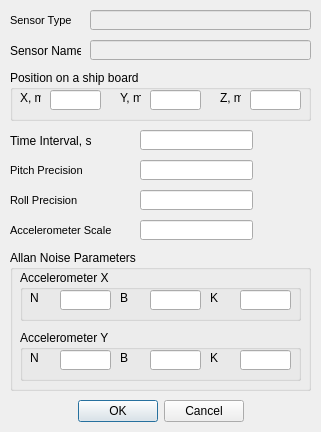
<?xml version="1.0" encoding="UTF-8"?>
<ui version="4.0">
 <class>Dialog</class>
 <widget class="QDialog" name="Dialog">
  <property name="windowModality">
   <enum>Qt::ApplicationModal</enum>
  </property>
  <property name="geometry">
   <rect>
    <x>0</x>
    <y>0</y>
    <width>321</width>
    <height>432</height>
   </rect>
  </property>
  <property name="windowTitle">
   <string>Sensor Configuration</string>
  </property>
  <widget class="QLabel" name="param1_label">
   <property name="geometry">
    <rect>
     <x>10</x>
     <y>160</y>
     <width>121</width>
     <height>20</height>
    </rect>
   </property>
   <property name="font">
    <font>
     <pointsize>8</pointsize>
     <weight>50</weight>
     <bold>false</bold>
    </font>
   </property>
   <property name="text">
    <string>Pitch Precision</string>
   </property>
  </widget>
  <widget class="QDialogButtonBox" name="ok_button">
   <property name="geometry">
    <rect>
     <x>10</x>
     <y>400</y>
     <width>301</width>
     <height>23</height>
    </rect>
   </property>
   <property name="standardButtons">
    <set>QDialogButtonBox::Cancel|QDialogButtonBox::Ok</set>
   </property>
   <property name="centerButtons">
    <bool>true</bool>
   </property>
  </widget>
  <widget class="QLineEdit" name="param1_line">
   <property name="geometry">
    <rect>
     <x>140</x>
     <y>160</y>
     <width>113</width>
     <height>20</height>
    </rect>
   </property>
  </widget>
  <widget class="QLineEdit" name="param2_line">
   <property name="geometry">
    <rect>
     <x>140</x>
     <y>190</y>
     <width>113</width>
     <height>20</height>
    </rect>
   </property>
  </widget>
  <widget class="QLabel" name="param2_label">
   <property name="geometry">
    <rect>
     <x>10</x>
     <y>190</y>
     <width>121</width>
     <height>20</height>
    </rect>
   </property>
   <property name="font">
    <font>
     <pointsize>8</pointsize>
     <weight>50</weight>
     <bold>false</bold>
    </font>
   </property>
   <property name="text">
    <string>Roll Precision</string>
   </property>
  </widget>
  <widget class="QLabel" name="type_label">
   <property name="geometry">
    <rect>
     <x>10</x>
     <y>10</y>
     <width>71</width>
     <height>20</height>
    </rect>
   </property>
   <property name="font">
    <font>
     <pointsize>8</pointsize>
     <weight>50</weight>
     <bold>false</bold>
    </font>
   </property>
   <property name="text">
    <string>Sensor Type</string>
   </property>
  </widget>
  <widget class="QLineEdit" name="dt_line">
   <property name="geometry">
    <rect>
     <x>140</x>
     <y>130</y>
     <width>113</width>
     <height>20</height>
    </rect>
   </property>
  </widget>
  <widget class="QLabel" name="dt_label">
   <property name="geometry">
    <rect>
     <x>10</x>
     <y>130</y>
     <width>91</width>
     <height>21</height>
    </rect>
   </property>
   <property name="text">
    <string>Time Interval, s</string>
   </property>
  </widget>
  <widget class="QLineEdit" name="name_line">
   <property name="enabled">
    <bool>false</bool>
   </property>
   <property name="geometry">
    <rect>
     <x>90</x>
     <y>40</y>
     <width>221</width>
     <height>20</height>
    </rect>
   </property>
  </widget>
  <widget class="QLineEdit" name="type_line">
   <property name="enabled">
    <bool>false</bool>
   </property>
   <property name="geometry">
    <rect>
     <x>90</x>
     <y>10</y>
     <width>221</width>
     <height>20</height>
    </rect>
   </property>
  </widget>
  <widget class="QGroupBox" name="position_group">
   <property name="geometry">
    <rect>
     <x>10</x>
     <y>70</y>
     <width>301</width>
     <height>51</height>
    </rect>
   </property>
   <property name="title">
    <string>Position on a ship board</string>
   </property>
   <widget class="QLabel" name="x_label">
    <property name="geometry">
     <rect>
      <x>10</x>
      <y>20</y>
      <width>21</width>
      <height>16</height>
     </rect>
    </property>
    <property name="text">
     <string>X, m</string>
    </property>
   </widget>
   <widget class="QLineEdit" name="x_line">
    <property name="geometry">
     <rect>
      <x>40</x>
      <y>20</y>
      <width>51</width>
      <height>20</height>
     </rect>
    </property>
   </widget>
   <widget class="QLineEdit" name="y_line">
    <property name="geometry">
     <rect>
      <x>140</x>
      <y>20</y>
      <width>51</width>
      <height>20</height>
     </rect>
    </property>
    <property name="text">
     <string/>
    </property>
   </widget>
   <widget class="QLabel" name="y_label">
    <property name="geometry">
     <rect>
      <x>110</x>
      <y>20</y>
      <width>21</width>
      <height>16</height>
     </rect>
    </property>
    <property name="text">
     <string>Y, m</string>
    </property>
   </widget>
   <widget class="QLabel" name="z_label">
    <property name="geometry">
     <rect>
      <x>210</x>
      <y>20</y>
      <width>21</width>
      <height>16</height>
     </rect>
    </property>
    <property name="text">
     <string>Z, m</string>
    </property>
   </widget>
   <widget class="QLineEdit" name="z_line">
    <property name="geometry">
     <rect>
      <x>240</x>
      <y>20</y>
      <width>51</width>
      <height>20</height>
     </rect>
    </property>
    <property name="text">
     <string/>
    </property>
   </widget>
  </widget>
  <widget class="QLabel" name="name_label">
   <property name="geometry">
    <rect>
     <x>10</x>
     <y>40</y>
     <width>71</width>
     <height>21</height>
    </rect>
   </property>
   <property name="text">
    <string>Sensor Name</string>
   </property>
  </widget>
  <widget class="QGroupBox" name="param3_group">
   <property name="geometry">
    <rect>
     <x>10</x>
     <y>250</y>
     <width>301</width>
     <height>141</height>
    </rect>
   </property>
   <property name="title">
    <string>Allan Noise Parameters</string>
   </property>
   <widget class="QGroupBox" name="param3_group_1">
    <property name="geometry">
     <rect>
      <x>10</x>
      <y>20</y>
      <width>281</width>
      <height>51</height>
     </rect>
    </property>
    <property name="title">
     <string>Accelerometer X</string>
    </property>
    <widget class="QLabel" name="param311_label">
     <property name="geometry">
      <rect>
       <x>10</x>
       <y>20</y>
       <width>21</width>
       <height>16</height>
      </rect>
     </property>
     <property name="text">
      <string>N</string>
     </property>
    </widget>
    <widget class="QLineEdit" name="param311_line">
     <property name="geometry">
      <rect>
       <x>40</x>
       <y>20</y>
       <width>51</width>
       <height>20</height>
      </rect>
     </property>
    </widget>
    <widget class="QLineEdit" name="param312_line">
     <property name="geometry">
      <rect>
       <x>130</x>
       <y>20</y>
       <width>51</width>
       <height>20</height>
      </rect>
     </property>
     <property name="text">
      <string/>
     </property>
    </widget>
    <widget class="QLabel" name="param312_label">
     <property name="geometry">
      <rect>
       <x>100</x>
       <y>20</y>
       <width>21</width>
       <height>16</height>
      </rect>
     </property>
     <property name="text">
      <string>B</string>
     </property>
    </widget>
    <widget class="QLabel" name="param313_label">
     <property name="geometry">
      <rect>
       <x>190</x>
       <y>20</y>
       <width>21</width>
       <height>16</height>
      </rect>
     </property>
     <property name="text">
      <string>K</string>
     </property>
    </widget>
    <widget class="QLineEdit" name="param313_line">
     <property name="geometry">
      <rect>
       <x>220</x>
       <y>20</y>
       <width>51</width>
       <height>20</height>
      </rect>
     </property>
     <property name="text">
      <string/>
     </property>
    </widget>
   </widget>
   <widget class="QGroupBox" name="param3_group_2">
    <property name="geometry">
     <rect>
      <x>10</x>
      <y>80</y>
      <width>281</width>
      <height>51</height>
     </rect>
    </property>
    <property name="title">
     <string>Accelerometer Y</string>
    </property>
    <widget class="QLabel" name="param321_label">
     <property name="geometry">
      <rect>
       <x>10</x>
       <y>20</y>
       <width>21</width>
       <height>16</height>
      </rect>
     </property>
     <property name="text">
      <string>N</string>
     </property>
    </widget>
    <widget class="QLineEdit" name="param321_line">
     <property name="geometry">
      <rect>
       <x>40</x>
       <y>20</y>
       <width>51</width>
       <height>20</height>
      </rect>
     </property>
    </widget>
    <widget class="QLineEdit" name="param322_line">
     <property name="geometry">
      <rect>
       <x>130</x>
       <y>20</y>
       <width>51</width>
       <height>20</height>
      </rect>
     </property>
     <property name="text">
      <string/>
     </property>
    </widget>
    <widget class="QLabel" name="param322_label">
     <property name="geometry">
      <rect>
       <x>100</x>
       <y>20</y>
       <width>21</width>
       <height>16</height>
      </rect>
     </property>
     <property name="text">
      <string>B</string>
     </property>
    </widget>
    <widget class="QLabel" name="param323_label">
     <property name="geometry">
      <rect>
       <x>190</x>
       <y>20</y>
       <width>21</width>
       <height>16</height>
      </rect>
     </property>
     <property name="text">
      <string>K</string>
     </property>
    </widget>
    <widget class="QLineEdit" name="param323_line">
     <property name="geometry">
      <rect>
       <x>220</x>
       <y>20</y>
       <width>51</width>
       <height>20</height>
      </rect>
     </property>
     <property name="text">
      <string/>
     </property>
    </widget>
   </widget>
  </widget>
  <widget class="QLabel" name="param4_label">
   <property name="geometry">
    <rect>
     <x>10</x>
     <y>220</y>
     <width>121</width>
     <height>20</height>
    </rect>
   </property>
   <property name="font">
    <font>
     <pointsize>8</pointsize>
     <weight>50</weight>
     <bold>false</bold>
    </font>
   </property>
   <property name="text">
    <string>Accelerometer Scale</string>
   </property>
  </widget>
  <widget class="QLineEdit" name="param4_line">
   <property name="geometry">
    <rect>
     <x>140</x>
     <y>220</y>
     <width>113</width>
     <height>20</height>
    </rect>
   </property>
  </widget>
 </widget>
 <resources/>
 <connections/>
</ui>
